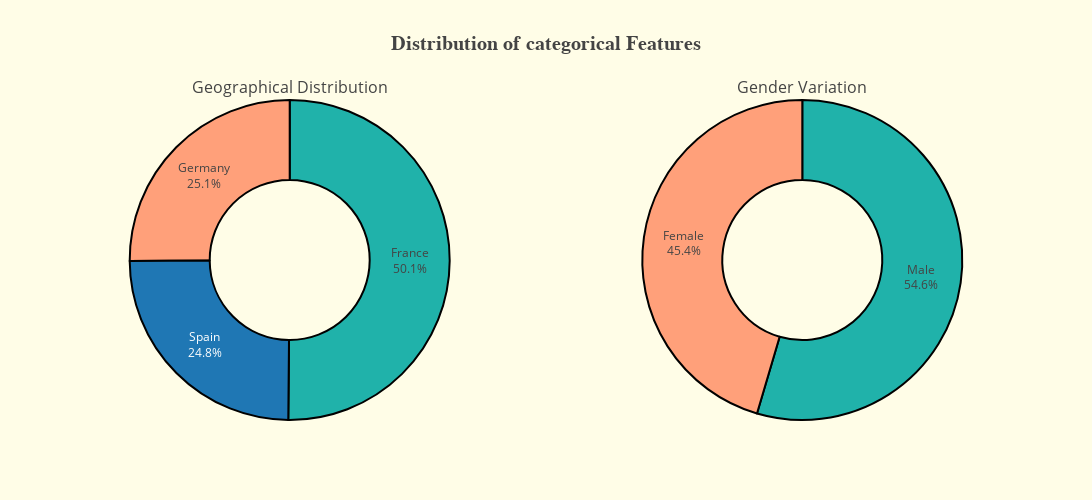

The notebook cell this image was saved under:
### Code cell
colors =['lightseagreen', 'lightsalmon']

# data students performance
fig = make_subplots(rows=1, cols=2,
                    subplot_titles=('Geographical Distribution',
                                    'Gender Variation'),
                    specs=[[{'type':'domain'}, {'type':'domain'}],
 
                    
                          
                          ])

fig.add_trace((go.Pie(labels=df['Geography'].value_counts().keys(),
                             values=df['Geography'].value_counts().values,
                      textfont = dict(size = 16),
                     hole = .5,
                     marker=dict(colors=colors,
                                line_color = 'black',
                            line_width=3),
                      
                     textinfo='label+percent',
                     hoverinfo='label')), row = 1, col = 1)

fig.update_traces(
    hoverinfo='label+value',
    textinfo='label+percent',
    textfont_size=12,
    marker=dict(
        colors=colors,
        line=dict(color='#000000',
                  width=2)
        )
    )



fig.add_trace((go.Pie(labels=df['Gender'].value_counts().keys(),
                             values=df['Gender'].value_counts().values,
                      textfont = dict(size = 16),
                     hole = .5,
                     marker=dict(colors=colors,
                                line_color = 'black',
                            line_width=3),
                      
                     textinfo='label+percent',
                     hoverinfo='label')), row = 1, col = 2)

fig.update_traces(
    hoverinfo='label+value',
    textinfo='label+percent',
    textfont_size=12,
    marker=dict(
        colors=colors,
        line=dict(color='#000000',
                  width=2)
        )
    )
fig.layout.update(title="<b> Distribution of categorical Features <b>",
                  titlefont={'size':20, 'family': 'Serif',},
                  showlegend=False, 
                  height=500, 
                  width=1100, 
                  template=None, 
                  paper_bgcolor= '#FFFDE7',
                    plot_bgcolor= '#FFFDE7'
                 )

fig.show()
fig.write_html('category.html')

### Figure 1 — Plotly figure (JSON) as saved in the notebook; plotly's stock layout.template omitted (floating-point values rounded to 4 significant figures)
{"data": [{"domain": {"x": [0, 0.45], "y": [0, 1]}, "hole": 0.5, "hoverinfo": "label+value", "labels": ["France", "Germany", "Spain"], "marker": {"colors": ["lightseagreen", "lightsalmon"], "line": {"color": "#000000", "width": 2}}, "textfont": {"size": 12}, "textinfo": "label+percent", "type": "pie", "values": [5014, 2509, 2477]}, {"domain": {"x": [0.55, 1], "y": [0, 1]}, "hole": 0.5, "hoverinfo": "label+value", "labels": ["Male", "Female"], "marker": {"colors": ["lightseagreen", "lightsalmon"], "line": {"color": "#000000", "width": 2}}, "textfont": {"size": 12}, "textinfo": "label+percent", "type": "pie", "values": [5457, 4543]}], "layout": {"annotations": [{"font": {"size": 16}, "showarrow": false, "text": "Geographical Distribution", "x": 0.225, "xanchor": "center", "xref": "paper", "y": 1, "yanchor": "bottom", "yref": "paper"}, {"font": {"size": 16}, "showarrow": false, "text": "Gender Variation", "x": 0.775, "xanchor": "center", "xref": "paper", "y": 1, "yanchor": "bottom", "yref": "paper"}], "height": 500, "paper_bgcolor": "#FFFDE7", "plot_bgcolor": "#FFFDE7", "showlegend": false, "title": {"font": {"family": "Serif", "size": 20}, "text": "<b> Distribution of categorical Features <b>"}, "width": 1100}}
